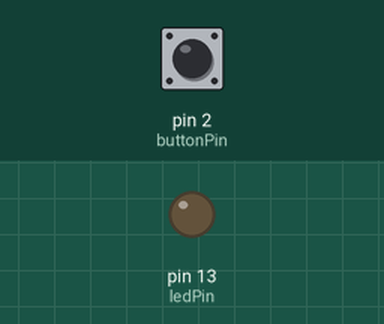
The sketch below on a simulated Arduino Uno, built with avr-gcc and run on an emulated ATmega328P. On the bench: output pins drawn as LEDs (lit = HIGH). The test bench sets the inputs (shaded band); at power-on: pin 2 (buttonPin) LOW. What the sketch prints to the serial monitor is not drawn.

Above: at 1.2 s.
1.3 s: pin 2 (buttonPin) pulled HIGH for 3.2 s
At 5.2 s:
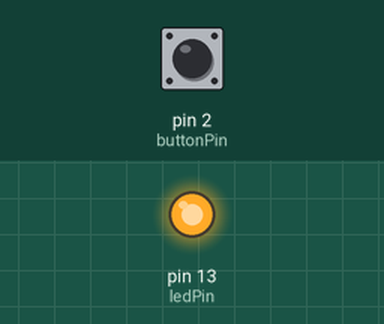
6.0 s: pin 2 (buttonPin) pulled HIGH for 0.15 s
At 7.1 s:
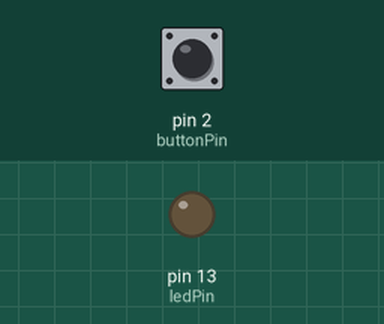
Timing chart, 0 to 9.0 s (numbered marks = the images above; inputs shaded):
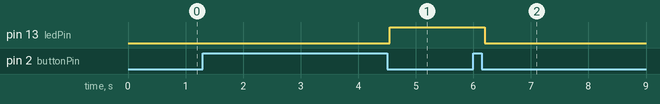

The sketch:

sketch_apr10a.ino
```cpp
const int buttonPin = 2; // Chân nối nút bấm
const int ledPin = 13;   // Chân nối đèn LED

int lastButtonState = LOW;
unsigned long pressTime = 0;
unsigned long releaseTime = 0;

void setup() {
  pinMode(ledPin, OUTPUT);
  pinMode(buttonPin, INPUT);
  Serial.begin(9600);
}

void loop() {
  int buttonState = digitalRead(buttonPin);

  // 1. Khi bắt đầu nhấn nút xuống
  if (buttonState == HIGH && lastButtonState == LOW) {
    delay(50); // Chống nhiễu
    pressTime = millis(); // Ghi lại lúc bắt đầu nhấn
  }

  // 2. Khi nhả nút ra
  if (buttonState == LOW && lastButtonState == HIGH) {
    delay(50);
    releaseTime = millis(); // Ghi lại lúc nhả tay

    long pressDuration = releaseTime - pressTime; // Tính thời gian giữ nút

    if (pressDuration > 1000) {
      // NẾU NHẤN DÀI (Hơn 1 giây)
      Serial.println("Bấm Dài -> BẬT ĐÈN");
      digitalWrite(ledPin, HIGH); // Lệnh làm đèn sáng
    }
    else if (pressDuration > 50) {
      // NẾU NHẤN NGẮN
      Serial.println("Bấm Ngắn -> TẮT ĐÈN");
      digitalWrite(ledPin, LOW);  // Lệnh làm đèn tắt
    }
  }

  lastButtonState = buttonState;
}
```

Measured:
- after the input at 1.3 s, pin 13 (ledPin): LOW → HIGH after 3.3 s
- after the input at 6.0 s, pin 13 (ledPin): HIGH → LOW after 0.20 s
